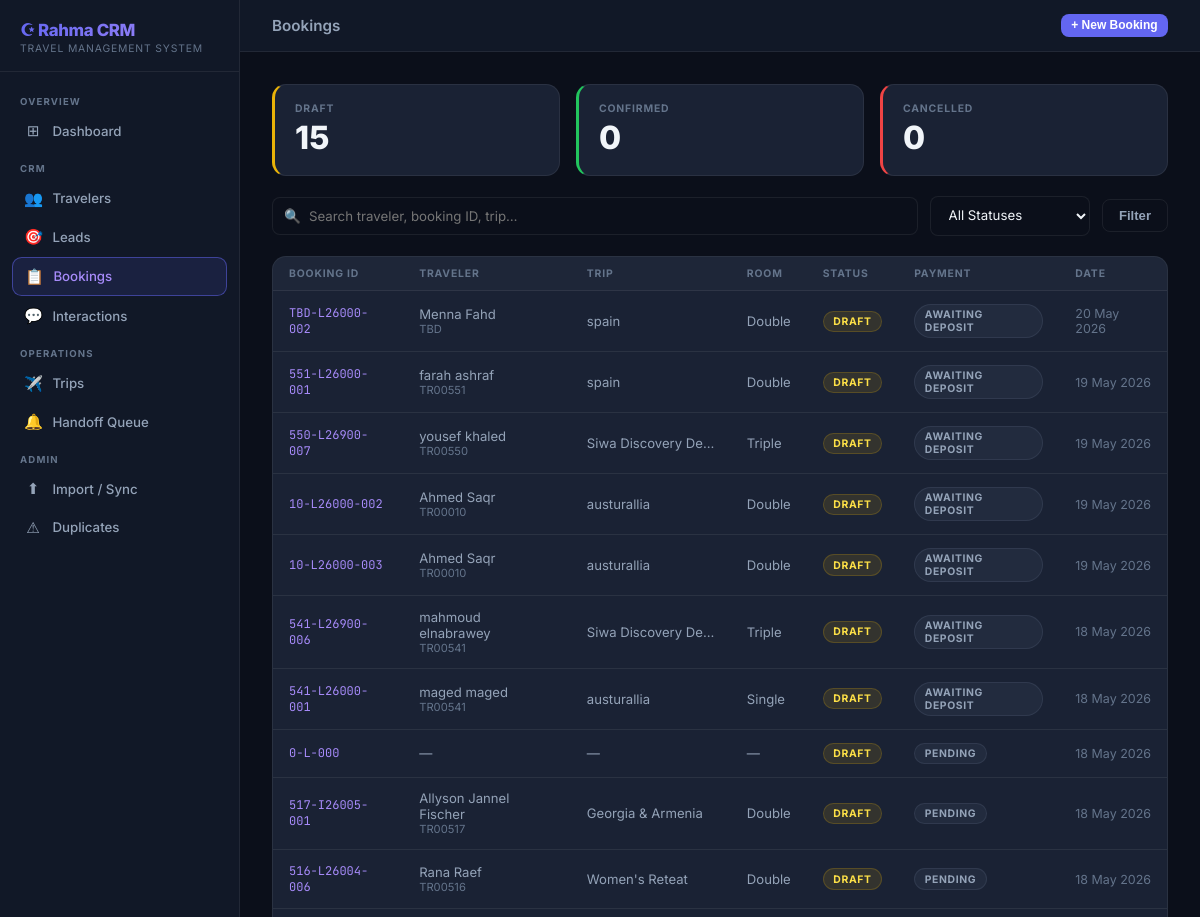
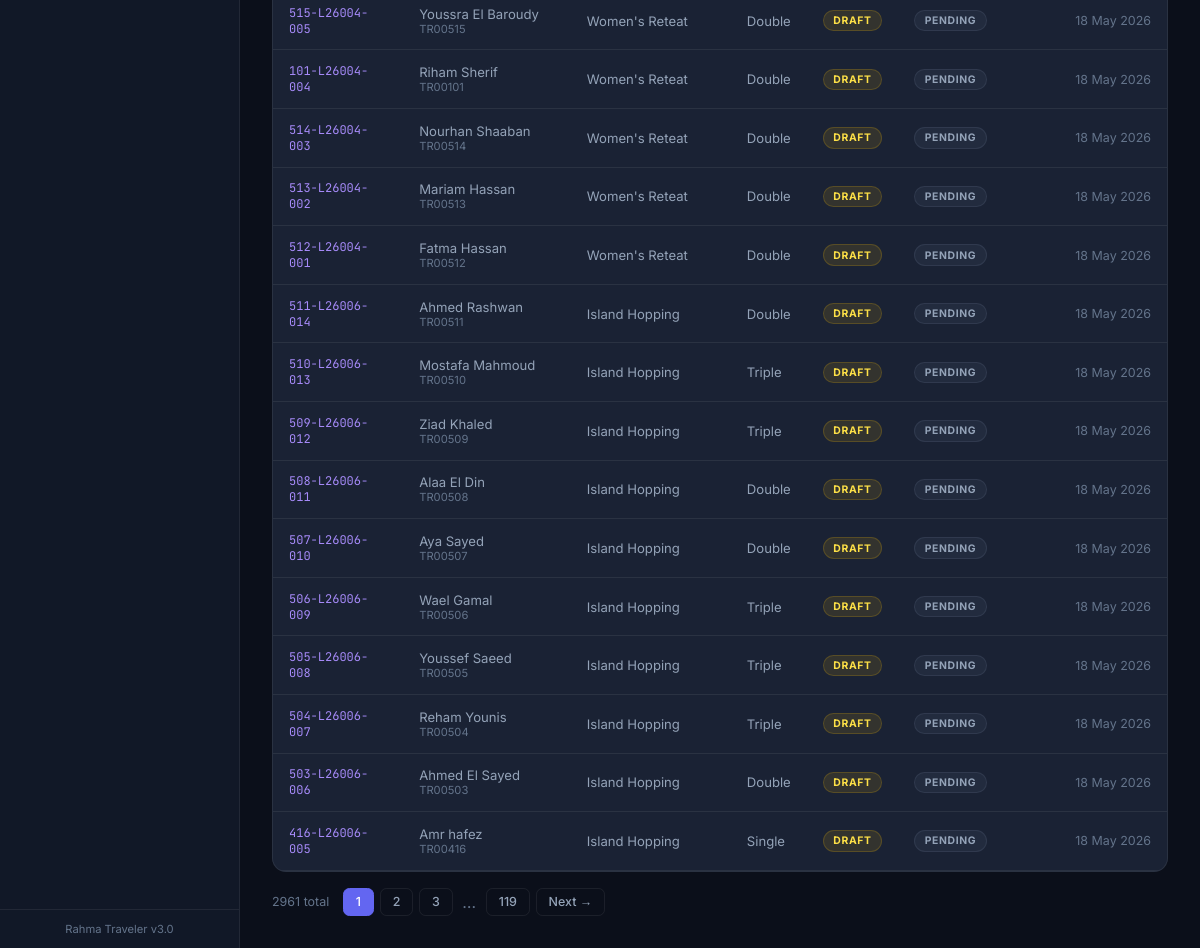
The page /bookings/ on the database its author committed (2 pictures, top to bottom).
### app/models/booking.py (models this page shows, shortened)
class TripBooking(db.Model):
    __tablename__ = 'trip_bookings'
    booking_id = db.Column(db.String(50), primary_key=True)
    trip_id = db.Column(db.String(50), db.ForeignKey('trips.trip_id'))
    trip_name = db.Column(db.String(200))
    traveler_id = db.Column(db.String(20), db.ForeignKey('travelers.traveler_id'))
    traveler_name = db.Column(db.String(200))
    room_type = db.Column(db.String(50))
    flight_option = db.Column(db.String(50))
    date_option = db.Column(db.String(50))
    currency = db.Column(db.String(20))
    booking_status = db.Column(db.String(50)) # Draft / Confirmed / Cancelled
    draft_created_at = db.Column(db.DateTime, default=datetime.utcnow)
    booking_source = db.Column(db.String(100))
    lead_id = db.Column(db.String(50))
    interaction_id = db.Column(db.String(50))
    alert_id = db.Column(db.String(50))
    payment_status = db.Column(db.String(100))
    booking_notes = db.Column(db.Text)

### app/routes/bookings.py (the view)
@bookings_bp.route('/')
def index():
    q = request.args.get('q', '')
    status = request.args.get('status', '')
    page = request.args.get('page', 1, type=int)
    per_page = 25
    query = TripBooking.query
    if q:
        query = query.filter(or_(
            TripBooking.traveler_name.ilike(f'%{q}%'),
            TripBooking.booking_id.ilike(f'%{q}%'),
            TripBooking.trip_name.ilike(f'%{q}%'),
        ))
    if status:
        query = query.filter(TripBooking.booking_status == status)
    pagination = query.order_by(TripBooking.draft_created_at.desc()).paginate(
        page=page, per_page=per_page, error_out=False)
    bookings = pagination.items
    counts = {s: TripBooking.query.filter_by(booking_status=s).count() for s in BOOKING_STATUSES}
    active_trips = Trip.query.filter(Trip.sales_status == 'Open').all()
    trips_data = [t.to_dict() for t in active_trips]
    return render_template('bookings/index.html',
                           bookings=bookings,
                           pagination=pagination,
                           total_count=pagination.total,
                           q=q,
                           current_status=status,
                           statuses=BOOKING_STATUSES,
                           counts=counts,
                           trips_data=trips_data)

### app/templates/bookings/index.html (shortened to what this page needs)
{% extends "base.html" %}
{% block topbar_title %}Bookings{% endblock %}
{% block topbar_actions %}
<button onclick="openModal('createBooking')" class="btn btn-primary btn-sm">+ New Booking</button>
{% endblock %}
{% block content %}
<div class="kpi-grid" style="grid-template-columns:repeat(3,1fr);margin-bottom:1.25rem">
    {% for s, color in [('Draft','badge-yellow'),('Confirmed','badge-green'),('Cancelled','badge-red')] %}
    <a href="{{ url_for('bookings.index', status=s) }}" style="text-decoration:none">
        <div class="kpi-card" style="border-left:3px solid {% if s == 'Draft' %}var(--yellow){% elif s == 'Confirmed' %}var(--green){% else %}var(--red){% endif %}">
            <div class="kpi-label">{{ s }}</div>
            <div class="kpi-value">{{ counts.get(s, 0) }}</div>
        </div>
    </a>
    {% endfor %}
</div>
<form method="GET" action="{{ url_for('bookings.index') }}" class="search-bar">
    <div class="search-input-wrap">
        <span class="search-icon">🔍</span>
        <input class="form-input" type="text" name="q" value="{{ q }}" placeholder="Search traveler, booking ID, trip…">
    </div>
    <select class="form-select" name="status" style="width:160px">
        <option value="">All Statuses</option>
    </select>
    <button type="submit" class="btn btn-ghost">Filter</button>
</form>
{% if bookings %}
<div class="card" style="padding:0;overflow:hidden">
    <table class="data-table">
        <thead><tr>
            <th>Booking ID</th><th>Traveler</th><th>Trip</th><th>Room</th><th>Status</th><th>Payment</th><th>Date</th>
        </tr></thead>
        <tbody>
        {% for b in bookings %}
        <tr onclick="window.location='{{ url_for('bookings.detail', booking_id=b.booking_id) }}'">
            <td class="mono">{{ b.booking_id }}</td>
            <td>
                <div class="primary">{{ b.traveler_name or '—' }}</div>
                {% if b.traveler_id %}<div style="font-size:0.7rem;color:var(--text-muted)">{{ b.traveler_id }}</div>{% endif %}
            </td>
            <td style="max-width:160px;overflow:hidden;text-overflow:ellipsis;white-space:nowrap">{{ b.trip_name or b.trip_id or '—' }}</td>
            <td>{{ b.room_type or '—' }}</td>
            <td>
                {% if b.booking_status == 'Confirmed' %}<span class="badge badge-green">Confirmed</span>
                {% elif b.booking_status == 'Cancelled' %}<span class="badge badge-red">Cancelled</span>
                {% else %}<span class="badge badge-yellow">Draft</span>{% endif %}
            </td>
            <td>
                {% if b.payment_status == 'Fully Paid' %}<span class="badge badge-green">{{ b.payment_status }}</span>
                {% elif b.payment_status == 'Deposit Paid' %}<span class="badge badge-yellow">{{ b.payment_status }}</span>
                {% elif b.payment_status == 'Refunded' %}<span class="badge badge-red">{{ b.payment_status }}</span>
                {% else %}<span class="badge badge-gray">{{ b.payment_status or 'Pending' }}</span>{% endif %}
            </td>
            <td style="font-size:0.78rem;color:var(--text-muted)">{{ b.draft_created_at.strftime('%d %b %Y') if b.draft_created_at else '—' }}</td>
        </tr>
        {% endfor %}
        </tbody>
    </table>
</div>
<div class="pagination">
    <span style="font-size:0.78rem;color:var(--text-muted);margin-right:0.5rem">{{ total_count }} total</span>
    {% for p in pagination.iter_pages(left_edge=1, right_edge=1, left_current=2, right_current=2) %}
        {% if p %}<a href="{{ url_for('bookings.index', page=p, q=q, status=current_status) }}" class="page-btn {% if p == pagination.page %}active{% endif %}">{{ p }}</a>
        {% else %}<span style="padding:0 0.25rem;color:var(--text-muted)">…</span>{% endif %}
    {% endfor %}
    {% if pagination.has_next %}
    <a href="{{ url_for('bookings.index', page=pagination.next_num, q=q, status=current_status) }}" class="page-btn">Next →</a>
    {% endif %}
</div>
{% endif %}
{% endblock %}

### app/templates/base.html (style rules this page uses)
*, *::before, *::after { box-sizing: border-box; margin: 0; padding: 0; }
:root { --bg-base: #0b0f1a; --bg-surface: #111827; --bg-card: #1a2234; --bg-hover: #1e2a40; --border: rgba(255,255,255,0.07); --border-act: rgba(99,102,241,0.5); --accent: #6366f1; --accent-2: #a78bfa; --text-main: #f1f5f9; --text-muted: #64748b; --text-dim: #94a3b8; --green: #22c55e; --yellow: #eab308; --red: #ef4444; --sidebar-w: 240px; }
html, body { height: 100%; font-family: 'Inter', sans-serif; background: var(--bg-base); color: var(--text-main); }
.btn { display: inline-flex; align-items: center; gap: 0.4rem; padding: 0.5rem 1rem; border-radius: 0.5rem; font-size: 0.82rem; font-weight: 600; border: none; cursor: pointer; text-decoration: none; transition: all 0.15s ease; }
.btn-primary { background: var(--accent); color: #fff; }
.btn-ghost { background: transparent; color: var(--text-dim); border: 1px solid var(--border); }
.btn-sm { padding: 0.3rem 0.65rem; font-size: 0.75rem; }
.card { background: var(--bg-card); border: 1px solid var(--border); border-radius: 0.875rem; padding: 1.5rem; }
.badge { display: inline-flex; align-items: center; padding: 0.2rem 0.6rem; border-radius: 999px; font-size: 0.65rem; font-weight: 700; text-transform: uppercase; letter-spacing: 0.06em; }
.badge-yellow { background: rgba(234,179,8,0.12); color: #fde047; border: 1px solid rgba(234,179,8,0.2); }
.badge-gray { background: rgba(100,116,139,0.12);color: #94a3b8; border: 1px solid rgba(100,116,139,0.2); }
.data-table { width: 100%; border-collapse: collapse; font-size: 0.82rem; }
.data-table thead th { text-align: left; padding: 0.65rem 1rem; color: var(--text-muted); font-size: 0.65rem; font-weight: 700; text-transform: uppercase; letter-spacing: 0.08em; border-bottom: 1px solid var(--border); background: rgba(255,255,255,0.02); }
.data-table tbody tr { border-bottom: 1px solid var(--border); transition: background 0.1s; cursor: pointer; }
.data-table tbody td { padding: 0.8rem 1rem; color: var(--text-dim); vertical-align: middle; }
.data-table tbody td.mono { font-family: 'JetBrains Mono', monospace; font-size: 0.75rem; color: var(--accent-2); }
.form-input, .form-select, .form-textarea { width: 100%; background: var(--bg-base); border: 1px solid var(--border); border-radius: 0.5rem; padding: 0.6rem 0.85rem; color: var(--text-main); font-size: 0.83rem; font-family: 'Inter', sans-serif; outline: none; transition: border-color 0.15s; }
.form-select option { background: var(--bg-surface); }
.search-bar { display: flex; gap: 0.75rem; align-items: center; margin-bottom: 1.25rem; flex-wrap: wrap; }
.search-input-wrap { position: relative; flex: 1; min-width: 200px; }
.search-input-wrap input { padding-left: 2.25rem; }
.search-icon { position: absolute; left: 0.75rem; top: 50%; transform: translateY(-50%); color: var(--text-muted); font-size: 0.85rem; pointer-events: none; }
.kpi-grid { display: grid; grid-template-columns: repeat(auto-fit, minmax(170px, 1fr)); gap: 1rem; margin-bottom: 1.5rem; }
.kpi-card { background: var(--bg-card); border: 1px solid var(--border); border-radius: 0.875rem; padding: 1.1rem 1.25rem; }
.kpi-label { font-size: 0.65rem; font-weight: 700; color: var(--text-muted); text-transform: uppercase; letter-spacing: 0.08em; }
.kpi-value { font-size: 2rem; font-weight: 800; color: var(--text-main); line-height: 1.1; margin: 0.3rem 0 0.15rem; }
.pagination { display: flex; align-items: center; gap: 0.35rem; margin-top: 1rem; }
.page-btn { padding: 0.35rem 0.75rem; border-radius: 0.4rem; font-size: 0.78rem; font-weight: 500; text-decoration: none; color: var(--text-dim); border: 1px solid var(--border); transition: all 0.15s; }
.page-btn.active { background: var(--accent); color: #fff; border-color: var(--accent); }

### rows shown on the page
TripBooking: booking_id "TBD-L26000-002", traveler_name "Menna Fahd", traveler_id "TBD", trip_name "spain", room_type "Double", booking_status "DRAFT", payment_status "AWAITING DEPOSIT", draft_created_at "20 May 2026"
TripBooking: booking_id "551-L26000-001", traveler_name "farah ashraf", traveler_id "TR00551", trip_name "spain", room_type "Double", booking_status "DRAFT", payment_status "AWAITING DEPOSIT", draft_created_at "19 May 2026"
TripBooking: booking_id "550-L26900-007", traveler_name "yousef khaled", traveler_id "TR00550", trip_name "Siwa Discovery De…", room_type "Triple", booking_status "DRAFT", payment_status "AWAITING DEPOSIT", draft_created_at "19 May 2026"
TripBooking: booking_id "10-L26000-002", traveler_name "Ahmed Saqr", traveler_id "TR00010", trip_name "austurallia", room_type "Double", booking_status "DRAFT", payment_status "AWAITING DEPOSIT", draft_created_at "19 May 2026"
TripBooking: booking_id "10-L26000-003", traveler_name "Ahmed Saqr", traveler_id "TR00010", trip_name "austurallia", room_type "Double", booking_status "DRAFT", payment_status "AWAITING DEPOSIT", draft_created_at "19 May 2026"
TripBooking: booking_id "541-L26900-006", traveler_name "mahmoud elnabrawey", traveler_id "TR00541", trip_name "Siwa Discovery De…", room_type "Triple", booking_status "DRAFT", payment_status "AWAITING DEPOSIT", draft_created_at "18 May 2026"
TripBooking: booking_id "541-L26000-001", traveler_name "maged maged", traveler_id "TR00541", trip_name "austurallia", room_type "Single", booking_status "DRAFT", payment_status "AWAITING DEPOSIT", draft_created_at "18 May 2026"
TripBooking: booking_id "0-L-000", traveler_name "—", trip_name "—", room_type "—", shows "DRAFT", payment_status "PENDING", draft_created_at "18 May 2026"
TripBooking: booking_id "517-I26005-001", traveler_name "Allyson Jannel Fischer", traveler_id "TR00517", trip_name "Georgia & Armenia", room_type "Double", shows "DRAFT", payment_status "PENDING", draft_created_at "18 May 2026"
TripBooking: booking_id "516-L26004-006", traveler_name "Rana Raef", traveler_id "TR00516", trip_name "Women's Reteat", room_type "Double", shows "DRAFT", payment_status "PENDING", draft_created_at "18 May 2026"
TripBooking: booking_id "515-L26004-005", traveler_name "Youssra El Baroudy", traveler_id "TR00515", trip_name "Women's Reteat", room_type "Double", shows "DRAFT", payment_status "PENDING", draft_created_at "18 May 2026"
TripBooking: booking_id "101-L26004-004", traveler_name "Riham Sherif", traveler_id "TR00101", trip_name "Women's Reteat", room_type "Double", shows "DRAFT", payment_status "PENDING", draft_created_at "18 May 2026"
TripBooking: booking_id "514-L26004-003", traveler_name "Nourhan Shaaban", traveler_id "TR00514", trip_name "Women's Reteat", room_type "Double", shows "DRAFT", payment_status "PENDING", draft_created_at "18 May 2026"
TripBooking: booking_id "513-L26004-002", traveler_name "Mariam Hassan", traveler_id "TR00513", trip_name "Women's Reteat", room_type "Double", shows "DRAFT", payment_status "PENDING", draft_created_at "18 May 2026"
TripBooking: booking_id "512-L26004-001", traveler_name "Fatma Hassan", traveler_id "TR00512", trip_name "Women's Reteat", room_type "Double", shows "DRAFT", payment_status "PENDING", draft_created_at "18 May 2026"
TripBooking: booking_id "511-L26006-014", traveler_name "Ahmed Rashwan", traveler_id "TR00511", trip_name "Island Hopping", room_type "Double", shows "DRAFT", payment_status "PENDING", draft_created_at "18 May 2026"
TripBooking: booking_id "510-L26006-013", traveler_name "Mostafa Mahmoud", traveler_id "TR00510", trip_name "Island Hopping", room_type "Triple", shows "DRAFT", payment_status "PENDING", draft_created_at "18 May 2026"
TripBooking: booking_id "509-L26006-012", traveler_name "Ziad Khaled", traveler_id "TR00509", trip_name "Island Hopping", room_type "Triple", shows "DRAFT", payment_status "PENDING", draft_created_at "18 May 2026"
TripBooking: booking_id "508-L26006-011", traveler_name "Alaa El Din", traveler_id "TR00508", trip_name "Island Hopping", room_type "Double", shows "DRAFT", payment_status "PENDING", draft_created_at "18 May 2026"
TripBooking: booking_id "507-L26006-010", traveler_name "Aya Sayed", traveler_id "TR00507", trip_name "Island Hopping", room_type "Double", shows "DRAFT", payment_status "PENDING", draft_created_at "18 May 2026"
TripBooking: booking_id "506-L26006-009", traveler_name "Wael Gamal", traveler_id "TR00506", trip_name "Island Hopping", room_type "Triple", shows "DRAFT", payment_status "PENDING", draft_created_at "18 May 2026"
TripBooking: booking_id "505-L26006-008", traveler_name "Youssef Saeed", traveler_id "TR00505", trip_name "Island Hopping", room_type "Triple", shows "DRAFT", payment_status "PENDING", draft_created_at "18 May 2026"
TripBooking: booking_id "504-L26006-007", traveler_name "Reham Younis", traveler_id "TR00504", trip_name "Island Hopping", room_type "Triple", shows "DRAFT", payment_status "PENDING", draft_created_at "18 May 2026"
TripBooking: booking_id "503-L26006-006", traveler_name "Ahmed El Sayed", traveler_id "TR00503", trip_name "Island Hopping", room_type "Double", shows "DRAFT", payment_status "PENDING", draft_created_at "18 May 2026"
TripBooking: booking_id "416-L26006-005", traveler_name "Amr hafez", traveler_id "TR00416", trip_name "Island Hopping", room_type "Single", shows "DRAFT", payment_status "PENDING", draft_created_at "18 May 2026"

### other values the page prints
{{ s }} "DRAFT" "CONFIRMED" "CANCELLED"
{{ counts.get(s, 0) }} "15" "0" "0"
{{ total_count }} "2961"
{{ p }} "1" "2" "3" "119"
